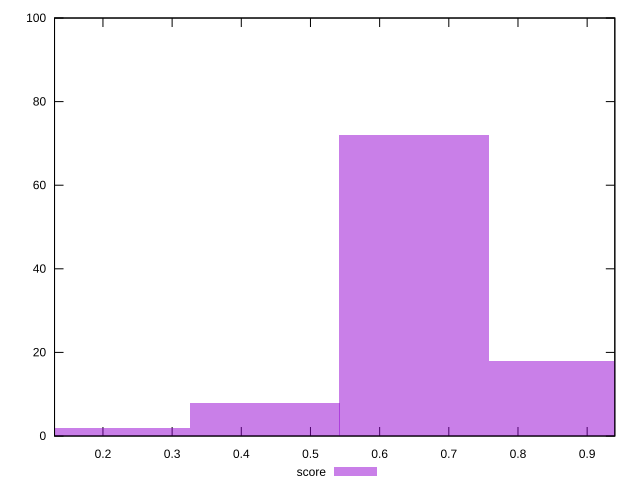

Source code (gnuplot):
reset

$score <<EOF
0.6503752789531515 72
0.433583519302101 8
0.2167917596510505 2
0.867167038604202 18
EOF

set key outside below
set boxwidth 0.2167917596510505
set xrange [0.13:0.94]
set yrange [0:100]
set trange [0:100]
set style fill transparent solid 0.5 noborder
set terminal svg size 640, 490 enhanced background rgb 'white'
set output "reprap/first-contentful-paint/samples/pages/score/histogram.svg"

plot $score title "score" with boxes

reset
